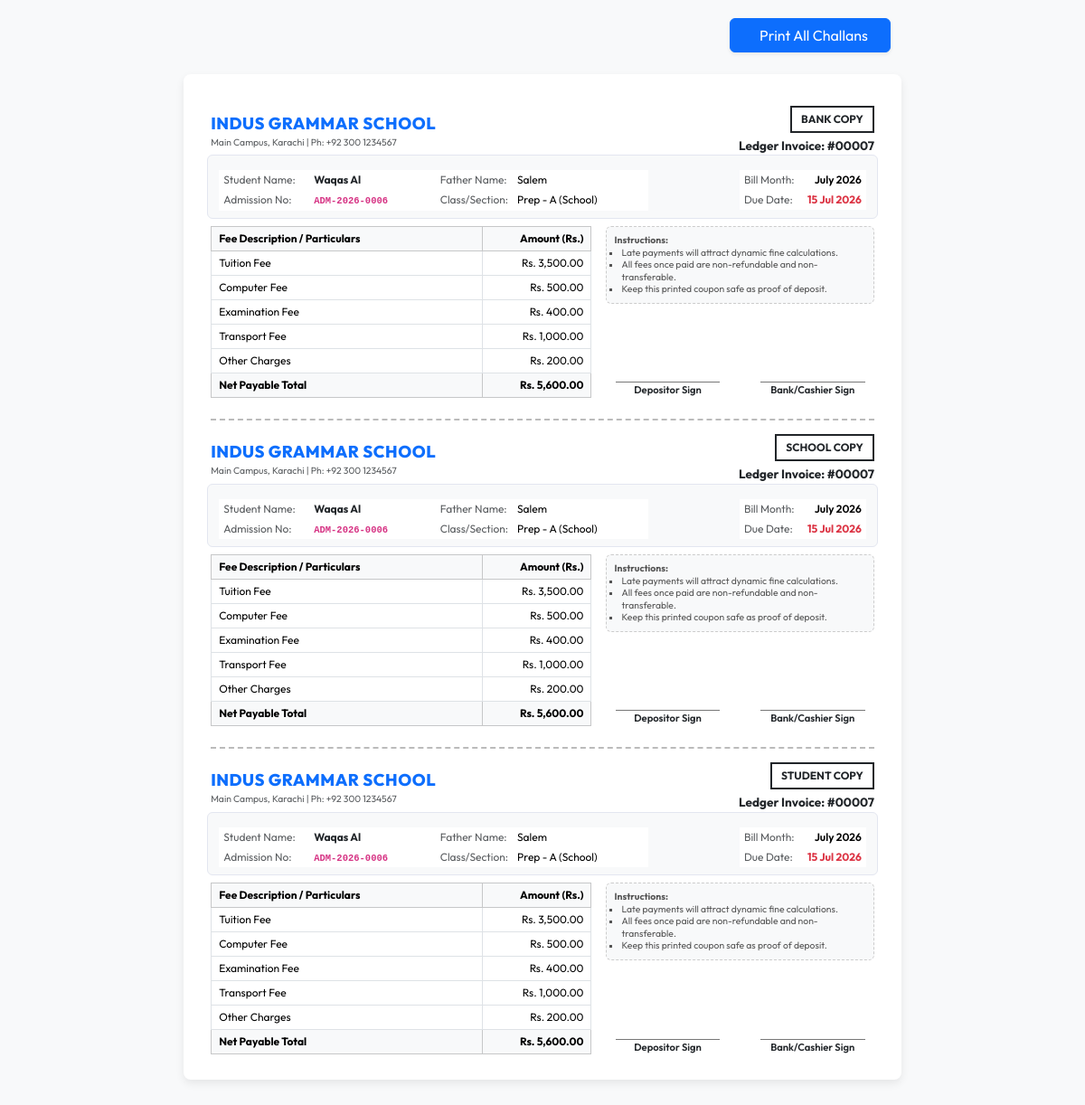
Page /indus-grammar-school-erp/templates/challan.php?id=7 (signed in) on the committed database.
### tables this page shows
CREATE TABLE `fee_ledger` (
  `id` int NOT NULL AUTO_INCREMENT,
  `student_id` int NOT NULL,
  `month` varchar(30) NOT NULL,
  `academic_year` varchar(20) NOT NULL,
  `admission_fee` decimal(10,2) NOT NULL DEFAULT '0.00',
  `tuition_fee` decimal(10,2) NOT NULL DEFAULT '0.00',
  `computer_fee` decimal(10,2) NOT NULL DEFAULT '0.00',
  `exam_fee` decimal(10,2) NOT NULL DEFAULT '0.00',
  `transport_fee` decimal(10,2) NOT NULL DEFAULT '0.00',
  `annual_charges` decimal(10,2) NOT NULL DEFAULT '0.00',
  `security_deposit` decimal(10,2) NOT NULL DEFAULT '0.00',
  `other_charges` decimal(10,2) NOT NULL DEFAULT '0.00',
  `fine_amount` decimal(10,2) NOT NULL DEFAULT '0.00',
  `discount_amount` decimal(10,2) NOT NULL DEFAULT '0.00',
  `total_payable` decimal(10,2) NOT NULL DEFAULT '0.00',
  `paid_amount` decimal(10,2) NOT NULL DEFAULT '0.00',
  `status` varchar(20) NOT NULL DEFAULT 'Pending',
  `due_date` date NOT NULL,
  `created_at` timestamp NULL DEFAULT CURRENT_TIMESTAMP,
  `updated_at` timestamp NULL DEFAULT CURRENT_TIMESTAMP ON UPDATE CURRENT_TIMESTAMP,
  PRIMARY KEY (`id`),
  UNIQUE KEY `uq_student_month_year` (`student_id`,`month`,`academic_year`),
  CONSTRAINT `fee_ledger_ibfk_1` FOREIGN KEY (`student_id`) REFERENCES `students` (`id`) ON DELETE CASCADE
);

CREATE TABLE `students` (
  `id` int NOT NULL AUTO_INCREMENT,
  `admission_no` varchar(30) NOT NULL,
  `first_name` varchar(50) NOT NULL,
  `last_name` varchar(50) NOT NULL,
  `gender` enum('Male','Female','Other') NOT NULL,
  `date_of_birth` date NOT NULL,
  `enrollment_date` date NOT NULL,
  `class_id` int DEFAULT NULL,
  `status` enum('Active','Inactive','Suspended') DEFAULT 'Active',
  `guardian_name` varchar(100) NOT NULL,
  `guardian_phone` varchar(20) NOT NULL,
  `guardian_email` varchar(100) DEFAULT NULL,
  `address` text NOT NULL,
  `created_at` timestamp NULL DEFAULT CURRENT_TIMESTAMP,
  `updated_at` timestamp NULL DEFAULT CURRENT_TIMESTAMP ON UPDATE CURRENT_TIMESTAMP,
  `academic_type` varchar(50) NOT NULL DEFAULT 'School',
  `school_class` varchar(100) DEFAULT NULL,
  `school_section` varchar(50) DEFAULT NULL,
  `academy_program` varchar(100) DEFAULT NULL,
  `academy_batch` varchar(100) DEFAULT NULL,
  PRIMARY KEY (`id`),
  UNIQUE KEY `admission_no` (`admission_no`),
  KEY `idx_students_class` (`class_id`),
  KEY `idx_students_status` (`status`),
  KEY `idx_students_name` (`first_name`,`last_name`),
  CONSTRAINT `students_ibfk_1` FOREIGN KEY (`class_id`) REFERENCES `classes` (`id`)
);

CREATE TABLE `student_registration_details` (
  `student_id` int NOT NULL,
  `roll_no` varchar(50) DEFAULT NULL,
  `admission_date` date DEFAULT NULL,
  `academic_session` varchar(50) DEFAULT NULL,
  `campus` varchar(100) DEFAULT NULL,
  `blood_group` varchar(10) DEFAULT NULL,
  `religion` varchar(50) DEFAULT NULL,
  `nationality` varchar(50) DEFAULT NULL,
  `cnic_no` varchar(50) DEFAULT NULL,
  `birth_cert_no` varchar(50) DEFAULT NULL,
  `birth_place` varchar(100) DEFAULT NULL,
  `student_mobile` varchar(50) DEFAULT NULL,
  `student_email` varchar(100) DEFAULT NULL,
  `father_name` varchar(100) DEFAULT NULL,
  `father_cnic` varchar(50) DEFAULT NULL,
  `father_mobile` varchar(50) DEFAULT NULL,
  `father_occupation` varchar(100) DEFAULT NULL,
  `father_office` text,
  `father_income` decimal(10,2) DEFAULT '0.00',
  `father_email` varchar(100) DEFAULT NULL,
  `father_photo` varchar(255) DEFAULT NULL,
  `mother_name` varchar(100) DEFAULT NULL,
  `mother_cnic` varchar(50) DEFAULT NULL,
  `mother_mobile` varchar(50) DEFAULT NULL,
  `mother_occupation` varchar(100) DEFAULT NULL,
  `mother_email` varchar(100) DEFAULT NULL,
  `mother_photo` varchar(255) DEFAULT NULL,
  `guardian_relationship` varchar(50) DEFAULT NULL,
  `guardian_cnic` varchar(50) DEFAULT NULL,
  `guardian_address` text,
  `current_address` text,
  `permanent_address` text,
  `city` varchar(50) DEFAULT NULL,
  `province` varchar(50) DEFAULT NULL,
  `postal_code` varchar(20) DEFAULT NULL,
  `country` varchar(50) DEFAULT NULL,
  `prev_school` varchar(255) DEFAULT NULL,
  `prev_class` varchar(50) DEFAULT NULL,
  `prev_roll_no` varchar(50) DEFAULT NULL,
  `prev_result` varchar(100) DEFAULT NULL,
  `leaving_cert_no` varchar(100) DEFAULT NULL,
  `test_marks` decimal(5,2) DEFAULT '0.00',
  `medical_condition` text,
  `allergies` text,
  `disability` text,
  `emergency_contact` varchar(50) DEFAULT NULL,
  `doctor_name` varchar(100) DEFAULT NULL,
  `doctor_contact` varchar(50) DEFAULT NULL,
  `transport_required` tinyint(1) DEFAULT '0',
  `transport_route` varchar(100) DEFAULT NULL,
  `pickup_point` varchar(100) DEFAULT NULL,
  `drop_point` varchar(100) DEFAULT NULL,
  `transport_vehicle` varchar(50) DEFAULT NULL,
  `transport_driver` varchar(100) DEFAULT NULL,
  `sponsor_required` tinyint(1) DEFAULT '0',
  `sponsor_name` varchar(100) DEFAULT NULL,
  `sponsor_org` varchar(100) DEFAULT NULL,
  `sponsor_contact` varchar(50) DEFAULT NULL,
  `sponsor_amount` decimal(10,2) DEFAULT '0.00',
  `fee_plan` varchar(50) DEFAULT NULL,
  `fee_admission` decimal(10,2) DEFAULT '0.00',
  `fee_monthly` decimal(10,2) DEFAULT '0.00',
  `fee_discount` decimal(10,2) DEFAULT '0.00',
  `fee_scholarship` decimal(10,2) DEFAULT '0.00',
  `fee_fine` decimal(10,2) DEFAULT '0.00',
  `fee_security` decimal(10,2) DEFAULT '0.00',
  `remarks` text,
  `special_notes` text,
  `doc_student_photo` varchar(255) DEFAULT NULL,
  `doc_father_cnic` varchar(255) DEFAULT NULL,
  `doc_mother_cnic` varchar(255) DEFAULT NULL,
  `doc_bform` varchar(255) DEFAULT NULL,
  `doc_birth_cert` varchar(255) DEFAULT NULL,
  `doc_leaving_cert` varchar(255) DEFAULT NULL,
  `doc_prev_result` varchar(255) DEFAULT NULL,
  `doc_medical_cert` varchar(255) DEFAULT NULL,
  `doc_other` varchar(255) DEFAULT NULL,
  `created_at` timestamp NULL DEFAULT CURRENT_TIMESTAMP,
  `updated_at` timestamp NULL DEFAULT CURRENT_TIMESTAMP ON UPDATE CURRENT_TIMESTAMP,
  `academic_type` varchar(50) NOT NULL DEFAULT 'School',
  `school_class` varchar(100) DEFAULT NULL,
  `school_section` varchar(50) DEFAULT NULL,
  `academy_program` varchar(100) DEFAULT NULL,
  `academy_batch` varchar(100) DEFAULT NULL,
  PRIMARY KEY (`student_id`),
  UNIQUE KEY `roll_no` (`roll_no`),
  UNIQUE KEY `cnic_no` (`cnic_no`),
  CONSTRAINT `student_registration_details_ibfk_1` FOREIGN KEY (`student_id`) REFERENCES `students` (`id`) ON DELETE CASCADE
);

CREATE TABLE `classes` (
  `id` int NOT NULL AUTO_INCREMENT,
  `class_name` varchar(50) NOT NULL,
  `section` varchar(10) NOT NULL,
  `created_at` timestamp NULL DEFAULT CURRENT_TIMESTAMP,
  PRIMARY KEY (`id`),
  UNIQUE KEY `idx_class_section` (`class_name`,`section`)
);

### indus-grammar-school-erp/models/Fee.php (called while the page is built, shortened)
<?php
class Fee {
    public static function getLedgerById($id) {
        try {
            $db = Database::getConnection();
            $stmt = $db->prepare("
                SELECT fl.*, s.first_name, s.last_name, s.admission_no, s.academic_type, c.class_name, c.section, d.father_name, d.roll_no
                FROM fee_ledger fl
                JOIN students s ON fl.student_id = s.id
                LEFT JOIN classes c ON s.class_id = c.id
                LEFT JOIN student_registration_details d ON s.id = d.student_id
                WHERE fl.id = :id
            ");
            $stmt->execute(['id' => $id]);
            return $stmt->fetch();
        } catch (PDOException $e) {
            error_log("Fee::getLedgerById error: " . $e->getMessage());
            return false;
        }
    }
}

### indus-grammar-school-erp/helpers/helpers.php (called while the page is built, shortened)
<?php
function sanitize($data) {
    if (is_array($data)) {
        foreach ($data as $key => $value) {
            $data[$key] = sanitize($value);
        }
    } else {
        $data = trim($data);
        $data = stripslashes($data);
        $data = htmlspecialchars($data, ENT_QUOTES, 'UTF-8');
    }
    return $data;
}

### indus-grammar-school-erp/templates/challan.php (the view, shortened to what this page needs)
<?php
$challanId = isset($_GET['id']) ? (int)$_GET['id'] : 0;
$classId   = isset($_GET['class_id']) ? (int)$_GET['class_id'] : 0;
$month     = sanitize($_GET['month'] ?? '');
$challansToPrint = [];
try {
    if ($challanId > 0) {
        $challan = Fee::getLedgerById($challanId);
        if ($challan) {
            $challansToPrint[] = $challan;
        }
    }
} catch (Exception $e) {
    die("Error retrieving ledger details: " . $e->getMessage());
}
?>
<!DOCTYPE html>
<html lang="en">
<head>
    <link rel="stylesheet" href="https://cdn.jsdelivr.net/npm/bootstrap@5.3.2/dist/css/bootstrap.min.css">
</head>
<body>
<div class="container text-end mb-4 no-print" style="max-width: 210mm;">
    <button onclick="window.print()" class="btn btn-primary px-4 shadow-sm">
        <i class="fa-solid fa-print me-2"></i>Print All Challans
    </button>
</div>
<?php foreach ($challansToPrint as $ch):
    $items = [];
    if ((float)$ch['tuition_fee'] > 0)       $items[] = ['name' => 'Tuition Fee', 'amount' => (float)$ch['tuition_fee']];
    if ((float)$ch['computer_fee'] > 0)      $items[] = ['name' => 'Computer Fee', 'amount' => (float)$ch['computer_fee']];
    if ((float)$ch['exam_fee'] > 0)          $items[] = ['name' => 'Examination Fee', 'amount' => (float)$ch['exam_fee']];
    if ((float)$ch['transport_fee'] > 0)     $items[] = ['name' => 'Transport Fee', 'amount' => (float)$ch['transport_fee']];
    if ((float)$ch['other_charges'] > 0)     $items[] = ['name' => 'Other Charges', 'amount' => (float)$ch['other_charges']];
?>
    <div class="challan-page">
        <?php
        $copies = ['Bank Copy', 'School Copy', 'Student Copy'];
        foreach ($copies as $copyName):
        ?>
            <div class="coupon">
                <div class="row align-items-center mb-2">
                    <div class="col-6">
                        <div class="d-flex align-items-center gap-2">
                            <span class="school-title">INDUS GRAMMAR SCHOOL</span>
                        </div>
                        <span class="text-muted" style="font-size: 0.65rem; display:block;">Main Campus, Karachi | Ph: +92 300 1234567</span>
                    </div>
                    <div class="col-6 text-end">
                        <div class="coupon-header-badge mb-1"><?php echo $copyName; ?></div>
                        <div class="text-dark fw-bold" style="font-size: 0.85rem;">Ledger Invoice: #<?php echo str_pad($ch['id'], 5, '0', STR_PAD_LEFT); ?></div>
                    </div>
                </div>
                <div class="row g-2 mb-2 bg-light p-2 rounded" style="border: 1px solid #e3e6f0;">
                    <div class="col-8">
                        <table class="table table-sm table-borderless mb-0 meta-table">
                            <tr>
                                <td class="text-muted" width="100">Student Name:</td>
                                <td class="fw-bold text-dark"><?php echo sanitize($ch['first_name'] . ' ' . $ch['last_name']); ?></td>
                                <td class="text-muted" width="80">Father Name:</td>
                                <td><?php echo sanitize($ch['father_name'] ?: '—'); ?></td>
                            </tr>
                            <tr>
                                <td class="text-muted">Admission No:</td>
                                <td class="fw-semibold"><code><?php echo sanitize($ch['admission_no']); ?></code></td>
                                <td class="text-muted">Class/Section:</td>
                                <td><?php echo sanitize($ch['class_name'] . ' - ' . $ch['section']); ?> (<?php echo sanitize($ch['academic_type']); ?>)</td>
                            </tr>
                        </table>
                    </div>
                    <div class="col-4 text-end">
                        <table class="table table-sm table-borderless mb-0 meta-table ms-auto" style="width: auto;">
                            <tr>
                                <td class="text-muted text-start" width="70">Bill Month:</td>
                                <td class="fw-semibold text-end"><?php echo sanitize($ch['month']); ?></td>
                            </tr>
                            <tr>
                                <td class="text-muted text-start text-danger">Due Date:</td>
                                <td class="fw-bold text-end text-danger"><?php echo date('d M Y', strtotime($ch['due_date'])); ?></td>
                            </tr>
                        </table>
                    </div>
                </div>
                <div class="row g-3 mb-2">
                    <div class="col-7">
                        <table class="table table-sm table-bordered items-table mb-0">
                            <thead class="table-light">
                                <tr>
                                    <th>Fee Description / Particulars</th>
                                    <th class="text-end" width="120">Amount (Rs.)</th>
                                </tr>
                            </thead>
                            <tbody>
                                <?php foreach ($items as $item): ?>
                                    <tr>
                                        <td><?php echo sanitize($item['name']); ?></td>
                                        <td class="text-end">Rs. <?php echo number_format($item['amount'], 2); ?></td>
                                    </tr>
                                <?php endforeach; ?>
                                <tr class="table-light fw-bold text-dark">
                                    <td>Net Payable Total</td>
                                    <td class="text-end">Rs. <?php echo number_format($ch['total_payable'], 2); ?></td>
                                </tr>
                            </tbody>
                        </table>
                    </div>
                    <div class="col-5 d-flex flex-column justify-content-between">
                        <div class="instructions-text bg-light p-2 rounded mb-2" style="border: 1px dashed #ccc;">
                            <strong>Instructions:</strong>
                            <ul class="ps-2 mb-0" style="list-style-type: square;">
                                <li>Late payments will attract dynamic fine calculations.</li>
                                <li>All fees once paid are non-refundable and non-transferable.</li>
                                <li>Keep this printed coupon safe as proof of deposit.</li>
                            </ul>
                        </div>
                        <div class="row text-center mt-auto">
                            <div class="col-6">
                                <div class="sig-line">Depositor Sign</div>
                            </div>
                            <div class="col-6">
                                <div class="sig-line">Bank/Cashier Sign</div>
                            </div>
                        </div>
                    </div>
                </div>
            </div>
        <?php endforeach; ?>
    </div>
<?php endforeach; ?>
</body>
</html>

### indus-grammar-school-erp/templates/challan.php (style rules this page uses)
body { font-family: 'Outfit', sans-serif; background-color: #f8f9fa; color: #212529; padding: 20px 0; }
.challan-page { width: 210mm; margin: 0 auto 30px auto; background: #fff; padding: 20px 30px; box-shadow: 0 4px 10px rgba(0,0,0,0.08); border-radius: 8px; page-break-after: always; }
.coupon { padding: 15px 0; border-bottom: 2px dashed #bbb; }
.coupon:last-child { border-bottom: none; padding-bottom: 0; }
.school-title { font-size: 1.15rem; font-weight: 800; color: #0d6efd; letter-spacing: 0.5px; }
.coupon-header-badge { border: 2px solid #212529; font-weight: 700; font-size: 0.75rem; padding: 4px 10px; display: inline-block; text-transform: uppercase; }
.meta-table td { font-size: 0.75rem; padding: 2px 5px; }
.items-table th, .items-table td { font-size: 0.75rem; padding: 4px 8px; }
.instructions-text { font-size: 0.65rem; line-height: 1.3; color: #555; }
.sig-line { border-top: 1px solid #777; width: 85%; margin: 20px auto 0 auto; font-size: 0.7rem; font-weight: 600; }

### rows in the picture
fee_ledger: copyName "BANK COPY", id "00007", student.last_name "Waqas Al", student_registration_details.father_name "Salem", student.admission_no "ADM-2026-0006", classes.class_name+section "Prep - A", student.academic_type "School", month "July 2026", due_date "15 Jul 2026", name "Tuition Fee", amount "3,500.00", name "Computer Fee", amount "500.00", name "Examination Fee", amount "400.00", name "Transport Fee", amount "1,000.00", name "Other Charges", amount "200.00", total_payable "5,600.00", copyName "SCHOOL COPY", copyName "STUDENT COPY"
